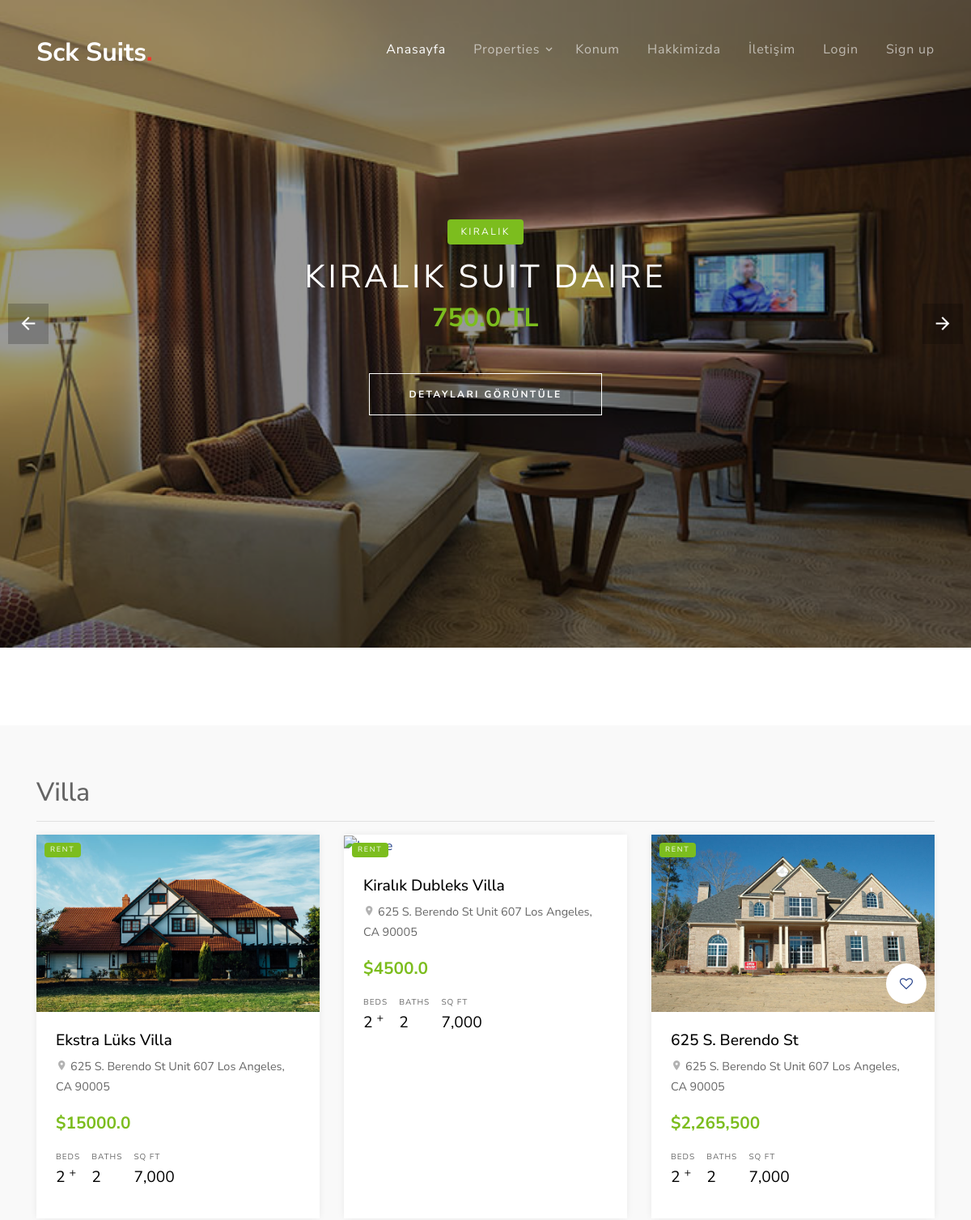
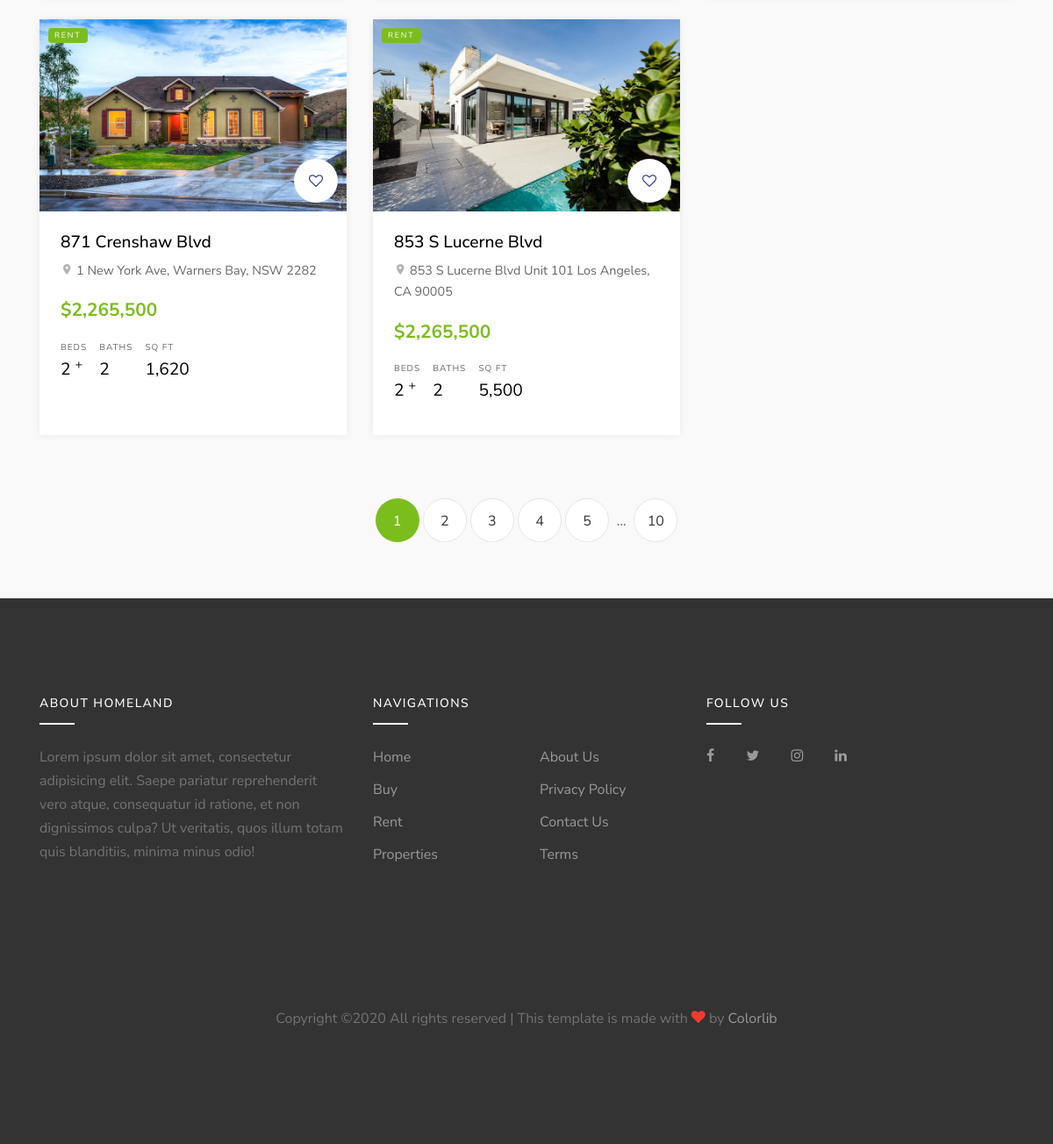
Screenshot of /category/9/Kiralik-Villa/ with the database file from the repository (2 pictures, top to bottom).
### product/models.py (models this page shows, shortened)
class Product(models.Model):
        STATUS = (
            ('True', 'Evet'),
            ('False', 'Hayır'),
        )
        category = models.ForeignKey(Category, on_delete=models.CASCADE)
        title = models.CharField(max_length=150)
        keywords = models.CharField(max_length=255)
        description = models.CharField(max_length=255)
        image = models.ImageField(blank=True, upload_to='images/')
        price = models.FloatField()
        amount = models.IntegerField()
        detail = RichTextUploadingField()
        slug = models.SlugField(null=False, unique=True)
        status = models.CharField(max_length=10, choices=STATUS)
        create_at = models.DateTimeField(auto_now_add=True)
        update_at = models.DateTimeField(auto_now=True)
        def image_tag(self):
            return mark_safe('<img src="{}" height="50"/>'.format(self.image.url))
        image_tag.short_description = 'Image'

class Category(MPTTModel):
    STATUS = (
        ('True', 'Evet'),
        ('False', 'Hayır'),
    )
    title = models.CharField(max_length=100)
    keywords = models.CharField(max_length=255)
    description = models.CharField(max_length=255)
    image = models.ImageField(blank=True, upload_to='images/')
    status = models.CharField(max_length=10, choices=STATUS)
    slug = models.SlugField(null=False, unique=True)
    parent = TreeForeignKey('self', blank=True, null=True, related_name='children', on_delete=models.CASCADE)
    create_at = models.DateTimeField(auto_now_add=True)
    update_at = models.DateTimeField(auto_now=True)
    class MPTTMeta:
        order_insertion_by = ['title']

### home/views.py (the view)
# urls.py: path('category/<int:id>/<slug:slug>/', views.category_products, name='category_products'),
def category_products(request,id,slug):
    sliderdata = Product.objects.all()[:4]
    category = Category.objects.all()
    categorydata = Category.objects.get(pk=id)
    products = Product.objects.filter(category_id=id)
    context = {'products': products,
               'category': category,
               'sliderdata': sliderdata,
               'categorydata': categorydata}
    return render(request,'products.html',context)

### home/templates/products.html (shortened to what this page needs)
{% extends "homebase.html" %}
{% load static %}
{% block slider %}
    {% include "slider.html" %}
{% endblock %}
{% block content %}
    <div class="site-section site-section-sm pb-0">
      <div class="container">
        <div class="row">
        <div class="row">
          <div class="col-md-12" >
            <div class="view-options bg-white py-3 px-3 d-md-flex align-items-center">
                    {% load mptt_tags %}
              </div>
            </div>
          </div>
        </div>
      </div>
    <div class="site-section site-section-sm bg-light">
      <div class="container">
      <h2>{{ categorydata.title }}</h2>
      <hr>
        <div class="row mb-5">
            {% for rs in products %}
          <div class="col-md-6 col-lg-4 mb-4">
            <div class="property-entry h-100">
              <a href="/product/{{ rs.id }}/{{ rs.slug }}" class="property-thumbnail">
                <div class="offer-type-wrap">
                  <span class="offer-type bg-success">Rent</span>
                </div>
                <img src="{{ rs.image.url }}" alt="Image" class="img-fluid">
              </a>
              <div class="p-4 property-body">
                <h2 class="property-title"><a href="/product/{{ rs.id }}/{{ rs.slug }}">{{ rs.title }}</a></h2>
                <span class="property-location d-block mb-3"><span class="property-icon icon-room"></span> 625 S. Berendo St Unit 607 Los Angeles, CA 90005</span>
                <strong class="property-price text-primary mb-3 d-block text-success">${{ rs.price }}</strong>
                <ul class="property-specs-wrap mb-3 mb-lg-0">
                  <li>
                    <span class="property-specs">Beds</span>
                    <span class="property-specs-number">2 <sup>+</sup></span>
                  </li>
                  <li>
                    <span class="property-specs">Baths</span>
                    <span class="property-specs-number">2</span>
                  </li>
                  <li>
                    <span class="property-specs">SQ FT</span>
                    <span class="property-specs-number">7,000</span>
                  </li>
                </ul>
              </div>
            </div>
          </div>
            {% endfor %}
          <div class="col-md-6 col-lg-4 mb-4">
            <div class="property-entry h-100">
              <a href="property-details.html" class="property-thumbnail">
                <div class="offer-type-wrap">
                  <span class="offer-type bg-success">Rent</span>
                </div>
                <img src="images/img_4.jpg" alt="Image" class="img-fluid">
              </a>
              <div class="p-4 property-body">
                <a href="#" class="property-favorite"><span class="icon-heart-o"></span></a>
                <h2 class="property-title"><a href="property-details.html">625 S. Berendo St</a></h2>
                <span class="property-location d-block mb-3"><span class="property-icon icon-room"></span> 625 S. Berendo St Unit 607 Los Angeles, CA 90005</span>
                <strong class="property-price text-primary mb-3 d-block text-success">$2,265,500</strong>
                <ul class="property-specs-wrap mb-3 mb-lg-0">
                  <li>
                    <span class="property-specs">Beds</span>
                    <span class="property-specs-number">2 <sup>+</sup></span>
                  </li>
                  <li>
                    <span class="property-specs">Baths</span>
                    <span class="property-specs-number">2</span>
                  </li>
                  <li>
                    <span class="property-specs">SQ FT</span>
                    <span class="property-specs-number">7,000</span>
                  </li>
                </ul>
              </div>
            </div>
          </div>
          <div class="col-md-6 col-lg-4 mb-4">
            <div class="property-entry h-100">
              <a href="property-details.html" class="property-thumbnail">
                <div class="offer-type-wrap">
                  <span class="offer-type bg-success">Rent</span>
                </div>
                <img src="images/img_8.jpg" alt="Image" class="img-fluid">
              </a>
              <div class="p-4 property-body">
                <a href="#" class="property-favorite"><span class="icon-heart-o"></span></a>
                <h2 class="property-title"><a href="property-details.html">871 Crenshaw Blvd</a></h2>
                <span class="property-location d-block mb-3"><span class="property-icon icon-room"></span> 1 New York Ave, Warners Bay, NSW 2282</span>
                <strong class="property-price text-primary mb-3 d-block text-success">$2,265,500</strong>
                <ul class="property-specs-wrap mb-3 mb-lg-0">
                  <li>
                    <span class="property-specs">Beds</span>
                    <span class="property-specs-number">2 <sup>+</sup></span>
                  </li>
                  <li>
                    <span class="property-specs">Baths</span>
                    <span class="property-specs-number">2</span>
                  </li>
                  <li>
                    <span class="property-specs">SQ FT</span>
                    <span class="property-specs-number">1,620</span>
                  </li>
                </ul>
              </div>
            </div>
          </div>
          <div class="col-md-6 col-lg-4 mb-4">
            <div class="property-entry h-100">
              <a href="property-details.html" class="property-thumbnail">
                <div class="offer-type-wrap">
                  <span class="offer-type bg-success">Rent</span>
                </div>
                <img src="images/img_1.jpg" alt="Image" class="img-fluid">
              </a>
              <div class="p-4 property-body">
                <a href="#" class="property-favorite"><span class="icon-heart-o"></span></a>
                <h2 class="property-title"><a href="property-details.html">853 S Lucerne Blvd</a></h2>
                <span class="property-location d-block mb-3"><span class="property-icon icon-room"></span> 853 S Lucerne Blvd Unit 101 Los Angeles, CA 90005</span>
                <strong class="property-price text-primary mb-3 d-block text-success">$2,265,500</strong>
                <ul class="property-specs-wrap mb-3 mb-lg-0">
                  <li>
                    <span class="property-specs">Beds</span>
                    <span class="property-specs-number">2 <sup>+</sup></span>
                  </li>
                  <li>
                    <span class="property-specs">Baths</span>
                    <span class="property-specs-number">2</span>
                  </li>
                  <li>
                    <span class="property-specs">SQ FT</span>
                    <span class="property-specs-number">5,500</span>
                  </li>
                </ul>
              </div>
            </div>
          </div>
        </div>
        <div class="row">
          <div class="col-md-12 text-center">
            <div class="site-pagination">
              <a href="#" class="active">1</a>
              <a href="#">2</a>
              <a href="#">3</a>
              <a href="#">4</a>
              <a href="#">5</a>
              <span>...</span>
              <a href="#">10</a>
            </div>
          </div>
        </div>
      </div>
    </div>
{% endblock %}

### home/templates/slider.html
{% load static %}
<div class="slide-one-item home-slider owl-carousel">
    {% for rs in sliderdata %}
      <div class="site-blocks-cover overlay" style="background-image: url({{ rs.image.url }});" data-aos="fade" data-stellar-background-ratio="0.5">
        <div class="container">
          <div class="row align-items-center justify-content-center text-center">
            <div class="col-md-10">
              <span class="d-inline-block bg-success text-white px-3 mb-3 property-offer-type rounded">Kiralık</span>
              <h1 class="mb-2">{{ rs.title }}</h1>
              <p class="mb-5"><strong class="h2 text-success font-weight-bold">{{ rs.price }} TL</strong></p>
              <p><a href="/product/{{ rs.id }}/{{ rs.slug }}" class="btn btn-white btn-outline-white py-3 px-5 rounded-0 btn-2">Detayları Görüntüle</a></p>
            </div>
          </div>
        </div>
      </div>
    {% endfor %}
</div>

### home/static/css/style.css (style rules this page uses)
body { line-height: 1.7; color: rgba(0, 0, 0, 0.6); font-weight: 400; font-size: 1rem; font-family: "Roboto Mono", SFMono-Regular, Menlo, Monaco, Consolas, "Liberation Mono", "Courier New", monospace; font-family: "Nunito Sans", -apple-system, BlinkMacSystemFont, "Segoe UI", Roboto, "Helvetica Neue", Arial, sans-serif, "Apple Color Emoji", "Segoe UI Emoji", "Segoe UI Symbol", "Noto Color Emoji"; }
a { -webkit-transition: .3s all ease; -o-transition: .3s all ease; transition: .3s all ease; }
.bg-light { background: #f9f9f9 !important; }
.btn { position: relative; top: 0; }
.btn.btn-2 { letter-spacing: .2em; text-transform: uppercase; font-size: 12px; font-weight: 700; }
.btn.btn-white.btn-outline-white { border-color: #fff; background: transparent; color: #fff; }
.site-section { padding: 3em 0; }
@media (min-width: 768px) { .site-section { padding: 7em 0; } }
.site-section.site-section-sm { padding: 4em 0; }
.site-blocks-cover { background-size: cover; background-repeat: no-repeat; background-position: top; }
.site-blocks-cover.overlay { position: relative; }
.site-blocks-cover.overlay:before { position: absolute; content: ""; left: 0; bottom: 0; right: 0; top: 0; background: rgba(0, 0, 0, 0.4); }
.site-blocks-cover, .site-blocks-cover .row { min-height: 600px; height: calc(100vh); }
.site-blocks-cover h1 { font-weight: 900; color: #fff; font-weight: normal; letter-spacing: .1em; text-transform: uppercase; }
.site-blocks-cover p { color: #fff; font-size: 1.5rem; line-height: 1.5; }
.site-blocks-cover .property-offer-type { letter-spacing: .2em; font-size: 12px; text-transform: uppercase; padding-top: 5px; padding-bottom: 5px; }
.property-entry { -webkit-box-shadow: 0 0 10px -2px rgba(0, 0, 0, 0.1); box-shadow: 0 0 10px -2px rgba(0, 0, 0, 0.1); background: #fff; }
.property-entry .property-body { position: relative; }
.property-entry .property-favorite { position: absolute; border-radius: 50%; top: -60px; right: 10px; width: 50px; height: 50px; line-height: 50px; background: #fff; text-align: center; }
.property-entry .property-favorite span { position: absolute; top: 50%; left: 50%; -webkit-transform: translate(-50%, -50%); -ms-transform: translate(-50%, -50%); transform: translate(-50%, -50%); }
.property-entry .offer-type-wrap { position: absolute; top: 10px; left: 10px; z-index: 8; }
.property-entry .property-thumbnail { overflow: hidden; position: relative; display: block; }
.property-entry .property-thumbnail .offer-type { display: block; margin-bottom: 5px; padding: 1px 7px; color: #fff; text-transform: uppercase; letter-spacing: .2em; font-size: 9px; border-radius: 4px; }
.property-entry .property-thumbnail img { -webkit-transition: .3s all ease; -o-transition: .3s all ease; transition: .3s all ease; -webkit-transform: scale(1); -ms-transform: scale(1); transform: scale(1); }
.property-entry .property-title { font-size: 1.2rem; }
.property-entry .property-title a { color: #000; }
.property-entry .property-location { font-size: .9rem; }
.property-entry .property-location .property-icon { color: rgba(0, 0, 0, 0.3); }
.property-entry .property-specs-number { font-size: 1.2rem; color: #000; }
.property-entry .property-specs-wrap { list-style: none; padding: 0; margin: 0; }
.property-entry .property-specs-wrap li { display: inline-block; margin-right: 10px; margin-bottom: 10px; }
.property-entry .property-specs { display: block; text-transform: uppercase; font-size: 10px; letter-spacing: .1em; }
.property-entry .property-price { font-size: 1.3rem; }
.property-specs-wrap { list-style: none; padding: 0; margin: 0; }
.property-specs-wrap li { display: inline-block; margin-right: 10px; margin-bottom: 10px; }
.property-specs { display: block; text-transform: uppercase; font-size: 10px; letter-spacing: .1em; }
.property-price { font-size: 1.3rem; }
.block-13, .slide-one-item { position: relative; z-index: 1; }
.site-pagination a { display: inline-block; width: 50px; border-radius: 50%; height: 50px; line-height: 50px; background: #fff; color: #333333; border: 1px solid #e6e6e6; }
.site-pagination a.active { border: 1px solid transparent; background: #7cbd1e; color: #fff; }
.site-pagination span { display: inline-block; width: 20px; }
.property-body { padding: 40px; }

### rows the page displays
Product: image (picture), title "KIRALIK SUIT DAIRE", price "750.0"
Category: title "Villa"
Product: image (picture), title "Ekstra Lüks Villa", price "15000.0"
Product: title "Kiralık Dubleks Villa", price "4500.0"
